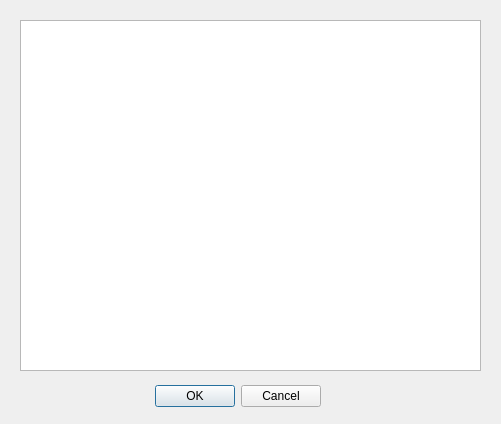
<?xml version="1.0" encoding="UTF-8"?>
<ui version="4.0">
 <class>Chelpdialog</class>
 <widget class="QDialog" name="Chelpdialog">
  <property name="geometry">
   <rect>
    <x>0</x>
    <y>0</y>
    <width>501</width>
    <height>424</height>
   </rect>
  </property>
  <property name="windowTitle">
   <string>Dialog</string>
  </property>
  <property name="windowIcon">
   <iconset>
    <normaloff>:/images/wizlogo-icon.png</normaloff>:/images/wizlogo-icon.png</iconset>
  </property>
  <widget class="QDialogButtonBox" name="buttonBox">
   <property name="enabled">
    <bool>true</bool>
   </property>
   <property name="geometry">
    <rect>
     <x>-20</x>
     <y>380</y>
     <width>341</width>
     <height>32</height>
    </rect>
   </property>
   <property name="orientation">
    <enum>Qt::Horizontal</enum>
   </property>
   <property name="standardButtons">
    <set>QDialogButtonBox::Cancel|QDialogButtonBox::Ok</set>
   </property>
  </widget>
  <widget class="QTextEdit" name="textEdit">
   <property name="enabled">
    <bool>true</bool>
   </property>
   <property name="geometry">
    <rect>
     <x>20</x>
     <y>20</y>
     <width>461</width>
     <height>351</height>
    </rect>
   </property>
   <property name="readOnly">
    <bool>true</bool>
   </property>
   <property name="html">
    <string>&lt;!DOCTYPE HTML PUBLIC &quot;-//W3C//DTD HTML 4.0//EN&quot; &quot;http://www.w3.org/TR/REC-html40/strict.dtd&quot;&gt;
&lt;html&gt;&lt;head&gt;&lt;meta name=&quot;qrichtext&quot; content=&quot;1&quot; /&gt;&lt;style type=&quot;text/css&quot;&gt;
p, li { white-space: pre-wrap; }
&lt;/style&gt;&lt;/head&gt;&lt;body style=&quot; font-family:'SimSun'; font-size:9pt; font-weight:400; font-style:normal;&quot;&gt;
&lt;p style=&quot;-qt-paragraph-type:empty; margin-top:0px; margin-bottom:0px; margin-left:0px; margin-right:0px; -qt-block-indent:0; text-indent:0px; font-family:'SimSun';&quot;&gt;&lt;br /&gt;&lt;/p&gt;&lt;/body&gt;&lt;/html&gt;</string>
   </property>
  </widget>
 </widget>
 <resources/>
 <connections>
  <connection>
   <sender>buttonBox</sender>
   <signal>accepted()</signal>
   <receiver>Chelpdialog</receiver>
   <slot>accept()</slot>
   <hints>
    <hint type="sourcelabel">
     <x>248</x>
     <y>254</y>
    </hint>
    <hint type="destinationlabel">
     <x>157</x>
     <y>274</y>
    </hint>
   </hints>
  </connection>
  <connection>
   <sender>buttonBox</sender>
   <signal>rejected()</signal>
   <receiver>Chelpdialog</receiver>
   <slot>reject()</slot>
   <hints>
    <hint type="sourcelabel">
     <x>316</x>
     <y>260</y>
    </hint>
    <hint type="destinationlabel">
     <x>286</x>
     <y>274</y>
    </hint>
   </hints>
  </connection>
 </connections>
</ui>
